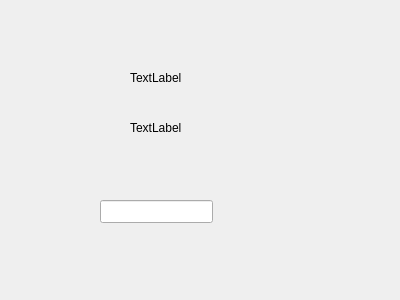
<?xml version="1.0" encoding="UTF-8"?>
<ui version="4.0">
 <class>Widget</class>
 <widget class="QWidget" name="Widget">
  <property name="geometry">
   <rect>
    <x>0</x>
    <y>0</y>
    <width>400</width>
    <height>300</height>
   </rect>
  </property>
  <property name="windowTitle">
   <string>Widget</string>
  </property>
  <widget class="QLabel" name="label">
   <property name="geometry">
    <rect>
     <x>130</x>
     <y>70</y>
     <width>59</width>
     <height>15</height>
    </rect>
   </property>
   <property name="text">
    <string>TextLabel</string>
   </property>
  </widget>
  <widget class="QLabel" name="label_2">
   <property name="geometry">
    <rect>
     <x>130</x>
     <y>120</y>
     <width>59</width>
     <height>15</height>
    </rect>
   </property>
   <property name="text">
    <string>TextLabel</string>
   </property>
  </widget>
  <widget class="QLineEdit" name="lineEdit">
   <property name="geometry">
    <rect>
     <x>100</x>
     <y>200</y>
     <width>113</width>
     <height>23</height>
    </rect>
   </property>
  </widget>
 </widget>
 <layoutdefault spacing="6" margin="11"/>
 <resources/>
 <connections/>
</ui>
